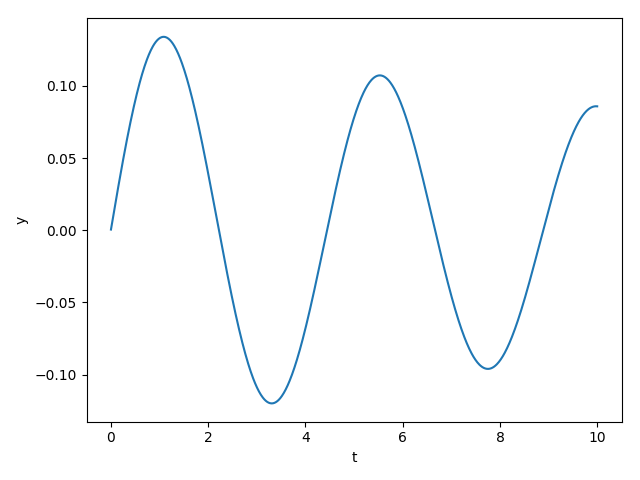

This chart was generated by the following Python code:
import numpy as np
import matplotlib.pyplot as pl
from scipy.integrate import odeint


#calcola le derivate dell'array y
def dydt(y,t):
    a= -2.0
    b= -0.1
    return [y[1],a*y[0]+b*y[1]]

time= np.linspace(0.0,10.0,1000)
yinit= [0.0005,0.2]        #condizione iniziale
y= odeint(dydt,yinit,time)
pl.figure()
pl.plot(time,y[:,0])
pl.xlabel('t')
pl.ylabel('y')

pl.show()
